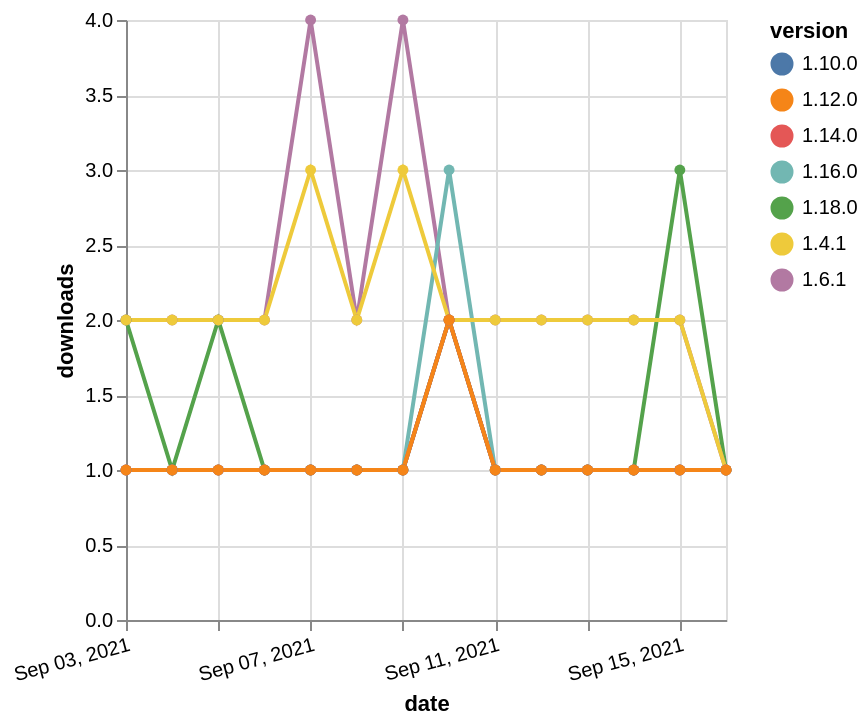

The specification (Vega-Lite) saved for this image:
### Vega-Lite specification from a JSON file in a GitHub repository (floating-point values rounded to 4 significant figures)
{"$schema": "https://vega.github.io/schema/vega-lite/v5.json", "description": "A simple bar chart with embedded data.", "data": {"values": [{"date": "2021-09-03", "total": 125, "delta": 2, "version": "1.18.0"}, {"date": "2021-09-04", "total": 126, "delta": 1, "version": "1.18.0"}, {"date": "2021-09-05", "total": 128, "delta": 2, "version": "1.18.0"}, {"date": "2021-09-06", "total": 129, "delta": 1, "version": "1.18.0"}, {"date": "2021-09-07", "total": 130, "delta": 1, "version": "1.18.0"}, {"date": "2021-09-08", "total": 131, "delta": 1, "version": "1.18.0"}, {"date": "2021-09-09", "total": 132, "delta": 1, "version": "1.18.0"}, {"date": "2021-09-10", "total": 134, "delta": 2, "version": "1.18.0"}, {"date": "2021-09-11", "total": 135, "delta": 1, "version": "1.18.0"}, {"date": "2021-09-12", "total": 136, "delta": 1, "version": "1.18.0"}, {"date": "2021-09-13", "total": 137, "delta": 1, "version": "1.18.0"}, {"date": "2021-09-14", "total": 138, "delta": 1, "version": "1.18.0"}, {"date": "2021-09-15", "total": 141, "delta": 3, "version": "1.18.0"}, {"date": "2021-09-16", "total": 142, "delta": 1, "version": "1.18.0"}, {"date": "2021-09-03", "total": 2527, "delta": 2, "version": "1.6.1"}, {"date": "2021-09-04", "total": 2529, "delta": 2, "version": "1.6.1"}, {"date": "2021-09-05", "total": 2531, "delta": 2, "version": "1.6.1"}, {"date": "2021-09-06", "total": 2533, "delta": 2, "version": "1.6.1"}, {"date": "2021-09-07", "total": 2537, "delta": 4, "version": "1.6.1"}, {"date": "2021-09-08", "total": 2539, "delta": 2, "version": "1.6.1"}, {"date": "2021-09-09", "total": 2543, "delta": 4, "version": "1.6.1"}, {"date": "2021-09-10", "total": 2545, "delta": 2, "version": "1.6.1"}, {"date": "2021-09-11", "total": 2547, "delta": 2, "version": "1.6.1"}, {"date": "2021-09-12", "total": 2549, "delta": 2, "version": "1.6.1"}, {"date": "2021-09-13", "total": 2551, "delta": 2, "version": "1.6.1"}, {"date": "2021-09-14", "total": 2553, "delta": 2, "version": "1.6.1"}, {"date": "2021-09-15", "total": 2555, "delta": 2, "version": "1.6.1"}, {"date": "2021-09-16", "total": 2556, "delta": 1, "version": "1.6.1"}, {"date": "2021-09-03", "total": 195, "delta": 1, "version": "1.10.0"}, {"date": "2021-09-04", "total": 196, "delta": 1, "version": "1.10.0"}, {"date": "2021-09-05", "total": 197, "delta": 1, "version": "1.10.0"}, {"date": "2021-09-06", "total": 198, "delta": 1, "version": "1.10.0"}, {"date": "2021-09-07", "total": 199, "delta": 1, "version": "1.10.0"}, {"date": "2021-09-08", "total": 200, "delta": 1, "version": "1.10.0"}, {"date": "2021-09-09", "total": 201, "delta": 1, "version": "1.10.0"}, {"date": "2021-09-10", "total": 203, "delta": 2, "version": "1.10.0"}, {"date": "2021-09-11", "total": 204, "delta": 1, "version": "1.10.0"}, {"date": "2021-09-12", "total": 205, "delta": 1, "version": "1.10.0"}, {"date": "2021-09-13", "total": 206, "delta": 1, "version": "1.10.0"}, {"date": "2021-09-14", "total": 207, "delta": 1, "version": "1.10.0"}, {"date": "2021-09-15", "total": 208, "delta": 1, "version": "1.10.0"}, {"date": "2021-09-16", "total": 209, "delta": 1, "version": "1.10.0"}, {"date": "2021-09-03", "total": 198, "delta": 1, "version": "1.16.0"}, {"date": "2021-09-04", "total": 199, "delta": 1, "version": "1.16.0"}, {"date": "2021-09-05", "total": 200, "delta": 1, "version": "1.16.0"}, {"date": "2021-09-06", "total": 201, "delta": 1, "version": "1.16.0"}, {"date": "2021-09-07", "total": 202, "delta": 1, "version": "1.16.0"}, {"date": "2021-09-08", "total": 203, "delta": 1, "version": "1.16.0"}, {"date": "2021-09-09", "total": 204, "delta": 1, "version": "1.16.0"}, {"date": "2021-09-10", "total": 207, "delta": 3, "version": "1.16.0"}, {"date": "2021-09-11", "total": 208, "delta": 1, "version": "1.16.0"}, {"date": "2021-09-12", "total": 209, "delta": 1, "version": "1.16.0"}, {"date": "2021-09-13", "total": 210, "delta": 1, "version": "1.16.0"}, {"date": "2021-09-14", "total": 211, "delta": 1, "version": "1.16.0"}, {"date": "2021-09-15", "total": 212, "delta": 1, "version": "1.16.0"}, {"date": "2021-09-16", "total": 213, "delta": 1, "version": "1.16.0"}, {"date": "2021-09-03", "total": 2370, "delta": 2, "version": "1.4.1"}, {"date": "2021-09-04", "total": 2372, "delta": 2, "version": "1.4.1"}, {"date": "2021-09-05", "total": 2374, "delta": 2, "version": "1.4.1"}, {"date": "2021-09-06", "total": 2376, "delta": 2, "version": "1.4.1"}, {"date": "2021-09-07", "total": 2379, "delta": 3, "version": "1.4.1"}, {"date": "2021-09-08", "total": 2381, "delta": 2, "version": "1.4.1"}, {"date": "2021-09-09", "total": 2384, "delta": 3, "version": "1.4.1"}, {"date": "2021-09-10", "total": 2386, "delta": 2, "version": "1.4.1"}, {"date": "2021-09-11", "total": 2388, "delta": 2, "version": "1.4.1"}, {"date": "2021-09-12", "total": 2390, "delta": 2, "version": "1.4.1"}, {"date": "2021-09-13", "total": 2392, "delta": 2, "version": "1.4.1"}, {"date": "2021-09-14", "total": 2394, "delta": 2, "version": "1.4.1"}, {"date": "2021-09-15", "total": 2396, "delta": 2, "version": "1.4.1"}, {"date": "2021-09-16", "total": 2397, "delta": 1, "version": "1.4.1"}, {"date": "2021-09-03", "total": 174, "delta": 1, "version": "1.14.0"}, {"date": "2021-09-04", "total": 175, "delta": 1, "version": "1.14.0"}, {"date": "2021-09-05", "total": 176, "delta": 1, "version": "1.14.0"}, {"date": "2021-09-06", "total": 177, "delta": 1, "version": "1.14.0"}, {"date": "2021-09-07", "total": 178, "delta": 1, "version": "1.14.0"}, {"date": "2021-09-08", "total": 179, "delta": 1, "version": "1.14.0"}, {"date": "2021-09-09", "total": 180, "delta": 1, "version": "1.14.0"}, {"date": "2021-09-10", "total": 182, "delta": 2, "version": "1.14.0"}, {"date": "2021-09-11", "total": 183, "delta": 1, "version": "1.14.0"}, {"date": "2021-09-12", "total": 184, "delta": 1, "version": "1.14.0"}, {"date": "2021-09-13", "total": 185, "delta": 1, "version": "1.14.0"}, {"date": "2021-09-14", "total": 186, "delta": 1, "version": "1.14.0"}, {"date": "2021-09-15", "total": 187, "delta": 1, "version": "1.14.0"}, {"date": "2021-09-16", "total": 188, "delta": 1, "version": "1.14.0"}, {"date": "2021-09-03", "total": 190, "delta": 1, "version": "1.12.0"}, {"date": "2021-09-04", "total": 191, "delta": 1, "version": "1.12.0"}, {"date": "2021-09-05", "total": 192, "delta": 1, "version": "1.12.0"}, {"date": "2021-09-06", "total": 193, "delta": 1, "version": "1.12.0"}, {"date": "2021-09-07", "total": 194, "delta": 1, "version": "1.12.0"}, {"date": "2021-09-08", "total": 195, "delta": 1, "version": "1.12.0"}, {"date": "2021-09-09", "total": 196, "delta": 1, "version": "1.12.0"}, {"date": "2021-09-10", "total": 198, "delta": 2, "version": "1.12.0"}, {"date": "2021-09-11", "total": 199, "delta": 1, "version": "1.12.0"}, {"date": "2021-09-12", "total": 200, "delta": 1, "version": "1.12.0"}, {"date": "2021-09-13", "total": 201, "delta": 1, "version": "1.12.0"}, {"date": "2021-09-14", "total": 202, "delta": 1, "version": "1.12.0"}, {"date": "2021-09-15", "total": 203, "delta": 1, "version": "1.12.0"}, {"date": "2021-09-16", "total": 204, "delta": 1, "version": "1.12.0"}]}, "width": "container", "mark": {"type": "line", "point": {"filled": true}}, "encoding": {"x": {"field": "date", "type": "temporal", "timeUnit": "yearmonthdate", "title": "date", "axis": {"labelAngle": -15}}, "y": {"field": "delta", "type": "quantitative", "title": "downloads"}, "color": {"field": "version", "type": "nominal"}, "tooltip": {"field": "delta"}}}
